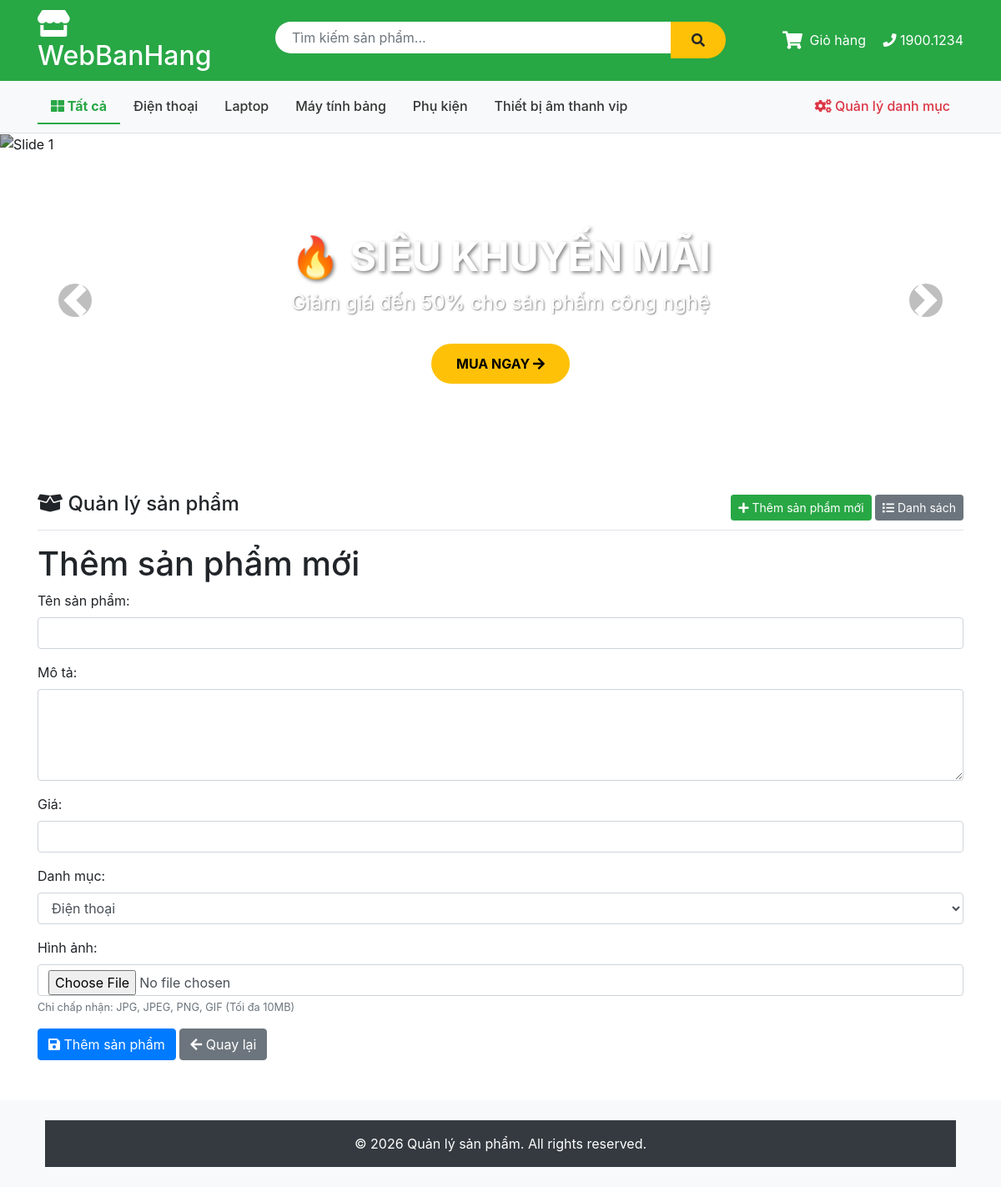
Screenshot of /Product/add with the database file from the repository.
### tables this page shows
CREATE TABLE IF NOT EXISTS `category` (
  `id` int NOT NULL AUTO_INCREMENT,
  `name` varchar(100) NOT NULL,
  `description` text,
  PRIMARY KEY (`id`)
);

### app/controllers/ProductController.php (called while the page is built, shortened)
<?php
class ProductController {
    private $db;
    public function __construct() {
        $this->db = (new Database())->getConnection();
    }
    public function add() {
        $categories = (new CategoryModel($this->db))->getCategories();
        include 'app/views/product/add.php';
    }
}
?>

### index.php (called while the page is built, shortened)
<?php
$url = $_GET['url'] ?? '';
$url = rtrim($url, '/');
$url = filter_var($url, FILTER_SANITIZE_URL);
$url = explode('/', $url);
$action = isset($url[1]) && $url[1] != '' ? $url[1] : 'index';
$controller = new $controllerName();
call_user_func_array([$controller, $action], array_slice($url, 2));
?>

### app/views/product/add.php (the view, shortened to what this page needs)
<?php include 'app/views/shares/header.php'; ?>
<h1>Thêm sản phẩm mới</h1>
<form method="POST" action="/Product/save" enctype="multipart/form-data">
    <div class="form-group">
        <label for="name">Tên sản phẩm:</label>
        <input type="text" class="form-control" id="name" name="name" required>
    </div>
    <div class="form-group">
        <label for="description">Mô tả:</label>
        <textarea class="form-control" id="description" name="description" rows="4" required></textarea>
    </div>
    <div class="form-group">
        <label for="price">Giá:</label>
        <input type="number" class="form-control" id="price" name="price" step="0.01" required>
    </div>
    <div class="form-group">
        <label for="category_id">Danh mục:</label>
        <select class="form-control" id="category_id" name="category_id" required>
            <?php foreach($categories as $category): ?>
                <option value="<?php echo $category->id; ?>">
                    <?php echo htmlspecialchars($category->name); ?>
                </option>
            <?php endforeach; ?>
        </select>
    </div>
    <div class="form-group">
        <label for="image">Hình ảnh:</label>
        <input type="file" class="form-control" id="image" name="image" accept="image/*">
        <small class="form-text text-muted">Chỉ chấp nhận: JPG, JPEG, PNG, GIF (Tối đa 10MB)</small>
    </div>
    <button type="submit" class="btn btn-primary">
        <i class="fa fa-save"></i> Thêm sản phẩm
    </button>
    <a href="/Product" class="btn btn-secondary">
        <i class="fa fa-arrow-left"></i> Quay lại
    </a>
</form>
<?php include 'app/views/shares/footer.php'; ?>

### app/views/shares/header.php (shortened to what this page needs)
<!DOCTYPE html>
<html lang="vi">
<head>
    <link href="https://stackpath.bootstrapcdn.com/bootstrap/4.5.2/css/bootstrap.min.css" rel="stylesheet">
    <link rel="stylesheet" href="https://cdnjs.cloudflare.com/ajax/libs/font-awesome/5.15.4/css/all.min.css">
</head>
<body>
    <div class="header-top">
        <div class="container">
            <div class="row align-items-center">
                <div class="col-md-3">
                    <h2 class="text-white mb-0">
                        <a href="/Product" style="color: white; text-decoration: none; transition: opacity 0.2s;"
                           onmouseover="this.style.opacity='0.8'" onmouseout="this.style.opacity='1'">
                            <i class="fas fa-store"></i> WebBanHang
                        </a>
                    </h2>
                </div>
                <div class="col-md-6">
                    <form action="/Product/search" method="GET" class="search-box d-flex">
                        <input type="text" name="keyword" class="form-control" placeholder="Tìm kiếm sản phẩm..."
                               value="<?php echo htmlspecialchars($_GET['keyword'] ?? ''); ?>">
                        <button type="submit" class="btn btn-warning"><i class="fas fa-search"></i></button>
                    </form>
                </div>
                <div class="col-md-3 text-white text-right">
                    <a href="/Product/cart" class="text-white mr-3 position-relative" style="text-decoration: none;">
                        <span class="cart-icon-wrapper">
                            <i class="fas fa-shopping-cart fa-lg"></i>
                        </span>
                        <span class="ml-1 d-none d-md-inline">Giỏ hàng</span>
                    </a>
                    <span><i class="fas fa-phone"></i> 1900.1234</span>
                </div>
            </div>
        </div>
    </div>
    <div class="category-nav">
        <div class="container">
            <ul class="nav">
                <li class="nav-item">
                    <a class="nav-link <?php echo (!isset($_GET['category'])) ? 'active' : ''; ?>"
                       href="/Product">
                        <i class="fas fa-th-large"></i> Tất cả
                    </a>
                </li>
                <?php
                $db = (new Database())->getConnection();
                $stmt = $db->query("SELECT * FROM category ORDER BY name ASC");
                $categories = $stmt->fetchAll(PDO::FETCH_OBJ);
                foreach($categories as $cat):
                    $isActive = (isset($_GET['category']) && $_GET['category'] == $cat->id) ? 'active' : '';
                ?>
                <li class="nav-item">
                    <a class="nav-link <?php echo $isActive; ?>"
                       href="/Product?category=<?php echo $cat->id; ?>">
                        <?php echo htmlspecialchars($cat->name); ?>
                    </a>
                </li>
                <?php endforeach; ?>
                <li class="nav-item ml-auto">
                    <a class="nav-link admin-link" href="/Category/list">
                        <i class="fas fa-cogs"></i> Quản lý danh mục
                    </a>
                </li>
            </ul>
        </div>
    </div>
    <div class="banner-slider">
        <div id="mainSlider" class="carousel slide" data-ride="carousel" data-interval="4000">
            <ol class="carousel-indicators">
                <li data-target="#mainSlider" data-slide-to="0" class="active"></li>
                <li data-target="#mainSlider" data-slide-to="1"></li>
                <li data-target="#mainSlider" data-slide-to="2"></li>
            </ol>
            <div class="carousel-inner">
                <div class="carousel-item active">
                    <img src="https://images.unsplash.com/photo-1607082348824-0a96f2a4b9da?w=1200" alt="Slide 1">
                    <div class="carousel-caption">
                        <h3>🔥 SIÊU KHUYẾN MÃI</h3>
                        <p>Giảm giá đến 50% cho sản phẩm công nghệ</p>
                        <a href="/Product" class="btn-shop-now">MUA NGAY <i class="fas fa-arrow-right"></i></a>
                    </div>
                </div>
            </div>
            <a class="carousel-control-prev" href="#mainSlider" role="button" data-slide="prev">
                <span class="carousel-control-prev-icon" aria-hidden="true"></span>
            </a>
            <a class="carousel-control-next" href="#mainSlider" role="button" data-slide="next">
                <span class="carousel-control-next-icon" aria-hidden="true"></span>
            </a>
        </div>
    </div>
    <div class="container mt-4">
        <div class="d-flex justify-content-between align-items-center mb-3 border-bottom pb-2">
            <h4><i class="fas fa-box-open"></i> Quản lý sản phẩm</h4>
            <div>
                <a href="/Product/add" class="btn btn-success btn-sm">
                    <i class="fas fa-plus"></i> Thêm sản phẩm mới
                </a>
                <a href="/Product" class="btn btn-secondary btn-sm">
                    <i class="fas fa-list"></i> Danh sách
                </a>
            </div>
        </div>

### app/views/shares/header.php (style rules this page uses)
.header-top { background: #28a745; padding: 10px 0; }
.search-box { max-width: 600px; margin: 0 auto; }
.search-box input { border-radius: 25px 0 0 25px; border: none; padding: 10px 20px; }
.search-box button { border-radius: 0 25px 25px 0; background: #ffc107; border: none; padding: 10px 25px; }
.category-nav { background: #f8f9fa; padding: 10px 0; border-bottom: 1px solid #dee2e6; }
.category-nav .nav-link { color: #333; font-weight: 500; }
.category-nav .nav-link.active { color: #28a745; font-weight: bold; border-bottom: 2px solid #28a745; }
.admin-link { color: #dc3545 !important; font-weight: bold; }
.cart-icon-wrapper { position: relative; display: inline-block; }
.banner-slider { position: relative; margin-bottom: 30px; }
.banner-slider .carousel-item { height: 400px; }
.banner-slider .carousel-item img { height: 100%; object-fit: cover; filter: brightness(0.7); }
.banner-slider .carousel-caption { bottom: 20%; }
.banner-slider .carousel-caption h3 { font-size: 3rem; font-weight: bold; text-shadow: 2px 2px 4px rgba(0,0,0,0.5); animation: fadeInDown 1s ease; }
.banner-slider .carousel-caption p { font-size: 1.5rem; text-shadow: 1px 1px 2px rgba(0,0,0,0.5); animation: fadeInUp 1s ease; }
.banner-slider .carousel-control-prev-icon, .banner-slider .carousel-control-next-icon { background-color: rgba(0,0,0,0.5); border-radius: 50%; padding: 20px; }
.banner-slider .carousel-indicators li { width: 15px; height: 15px; border-radius: 50%; margin: 0 5px; }
.btn-shop-now { background: #ffc107; color: #000; padding: 12px 30px; border-radius: 25px; font-weight: bold; text-decoration: none; display: inline-block; margin-top: 15px; transition: all 0.3s; }

### rows the page displays
category: name "Điện thoại"
category: name "Laptop"
category: name "Máy tính bảng"
category: name "Phụ kiện"
category: name "Thiết bị âm thanh vip"

### other values shown
form field category_id "Điện thoại"
